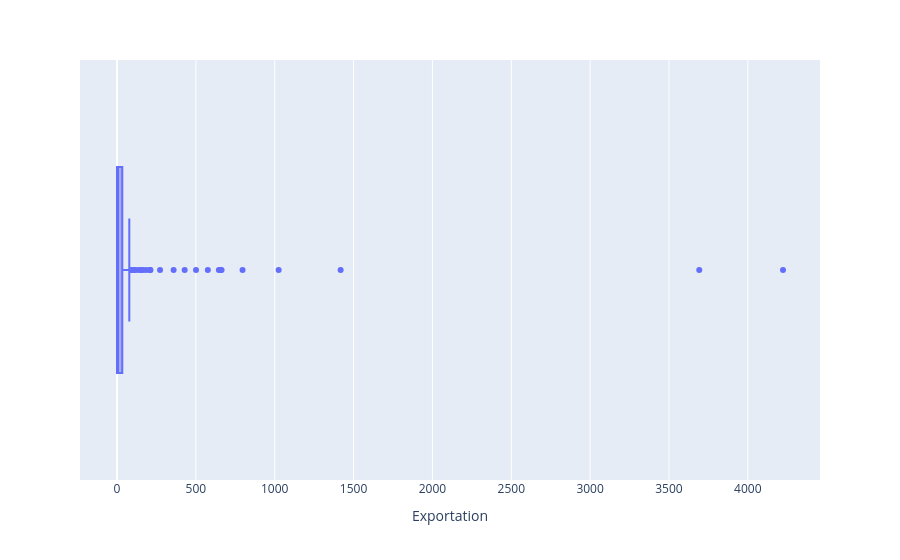

Notebook code for this chart:
### Code cell
px.box(df_dispo_alim_, x="Exportation", hover_name="Zone")

### Figure 1 — Plotly figure (JSON) as saved in the notebook; plotly's stock layout.template omitted (floating-point values rounded to 4 significant figures; data arrays with more than 128 entries replaced by an {"elided": "..."} marker saying what was removed)
{"data": [{"alignmentgroup": "True", "hovertemplate": "<b>%{hovertext}</b><br><br>Exportation=%{x}<extra></extra>", "hovertext": {"elided": "135 str values"}, "legendgroup": "", "marker": {"color": "#636efa"}, "name": "", "notched": false, "offsetgroup": "", "orientation": "h", "showlegend": false, "type": "box", "x": {"elided": "135 float values"}, "x0": " ", "xaxis": "x", "y0": " ", "yaxis": "y"}], "layout": {"boxmode": "group", "legend": {"tracegroupgap": 0}, "margin": {"t": 60}, "xaxis": {"anchor": "y", "domain": [0, 1], "title": {"text": "Exportation"}}, "yaxis": {"anchor": "x", "domain": [0, 1]}}}
